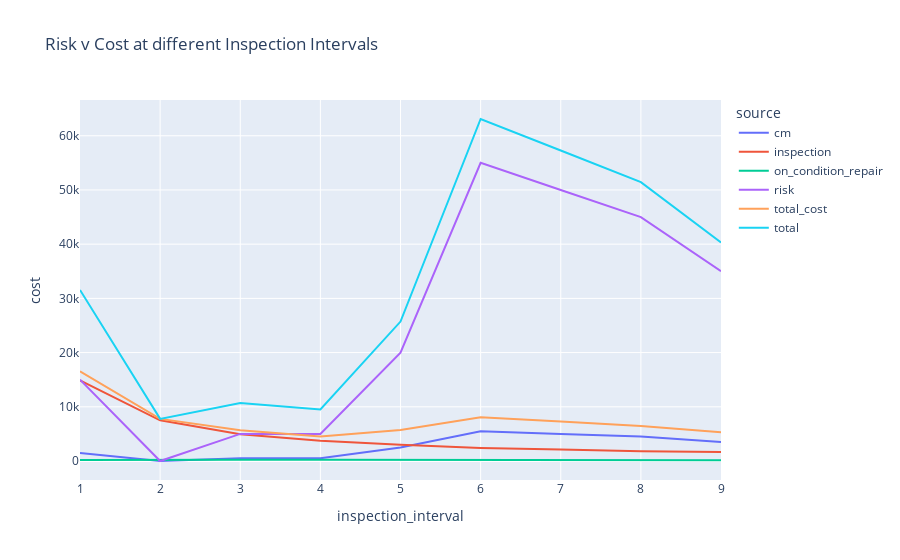

Notebook source saved alongside this figure:
### Code cell
def update_inspection_interval_figure():
    
    df = expected_inspection_interval(0,10)
    df_plot = df.melt(id_vars='inspection_interval', var_name = 'source', value_name='cost')
    fig = px.line(df_plot, x="inspection_interval", y="cost", color='source', title='Risk v Cost at different Inspection Intervals')
    return fig

update_inspection_interval_figure().show()

### Figure 1 — Plotly figure (JSON) as saved in the notebook; plotly's stock layout.template omitted (floating-point values rounded to 4 significant figures)
{"data": [{"hovertemplate": "source=cm<br>inspection_interval=%{x}<br>cost=%{y}<extra></extra>", "legendgroup": "cm", "line": {"color": "#636efa", "dash": "solid"}, "mode": "lines", "name": "cm", "orientation": "v", "showlegend": true, "type": "scatter", "x": [1, 2, 3, 4, 5, 6, 7, 8, 9], "xaxis": "x", "y": [1500, 0, 500, 500, 2500, 5500, 5000, 4500, 3500], "yaxis": "y"}, {"hovertemplate": "source=inspection<br>inspection_interval=%{x}<br>cost=%{y}<extra></extra>", "legendgroup": "inspection", "line": {"color": "#EF553B", "dash": "solid"}, "mode": "lines", "name": "inspection", "orientation": "v", "showlegend": true, "type": "scatter", "x": [1, 2, 3, 4, 5, 6, 7, 8, 9], "xaxis": "x", "y": [14850, 7500, 4950, 3750, 3000, 2400, 2100, 1800, 1650], "yaxis": "y"}, {"hovertemplate": "source=on_condition_repair<br>inspection_interval=%{x}<br>cost=%{y}<extra></extra>", "legendgroup": "on_condition_repair", "line": {"color": "#00cc96", "dash": "solid"}, "mode": "lines", "name": "on_condition_repair", "orientation": "v", "showlegend": true, "type": "scatter", "x": [1, 2, 3, 4, 5, 6, 7, 8, 9], "xaxis": "x", "y": [200, 270, 230, 250, 220, 190, 180, 150, 150], "yaxis": "y"}, {"hovertemplate": "source=risk<br>inspection_interval=%{x}<br>cost=%{y}<extra></extra>", "legendgroup": "risk", "line": {"color": "#ab63fa", "dash": "solid"}, "mode": "lines", "name": "risk", "orientation": "v", "showlegend": true, "type": "scatter", "x": [1, 2, 3, 4, 5, 6, 7, 8, 9], "xaxis": "x", "y": [15000, 0, 5000, 5000, 20000, 55000, 50000, 45000, 35000], "yaxis": "y"}, {"hovertemplate": "source=total_cost<br>inspection_interval=%{x}<br>cost=%{y}<extra></extra>", "legendgroup": "total_cost", "line": {"color": "#FFA15A", "dash": "solid"}, "mode": "lines", "name": "total_cost", "orientation": "v", "showlegend": true, "type": "scatter", "x": [1, 2, 3, 4, 5, 6, 7, 8, 9], "xaxis": "x", "y": [16550, 7770, 5680, 4500, 5720, 8090, 7280, 6450, 5300], "yaxis": "y"}, {"hovertemplate": "source=total<br>inspection_interval=%{x}<br>cost=%{y}<extra></extra>", "legendgroup": "total", "line": {"color": "#19d3f3", "dash": "solid"}, "mode": "lines", "name": "total", "orientation": "v", "showlegend": true, "type": "scatter", "x": [1, 2, 3, 4, 5, 6, 7, 8, 9], "xaxis": "x", "y": [31550, 7770, 10680, 9500, 25720, 63090, 57280, 51450, 40300], "yaxis": "y"}], "layout": {"legend": {"title": {"text": "source"}, "tracegroupgap": 0}, "title": {"text": "Risk v Cost at different Inspection Intervals"}, "xaxis": {"anchor": "y", "domain": [0, 1], "title": {"text": "inspection_interval"}}, "yaxis": {"anchor": "x", "domain": [0, 1], "title": {"text": "cost"}}}}
